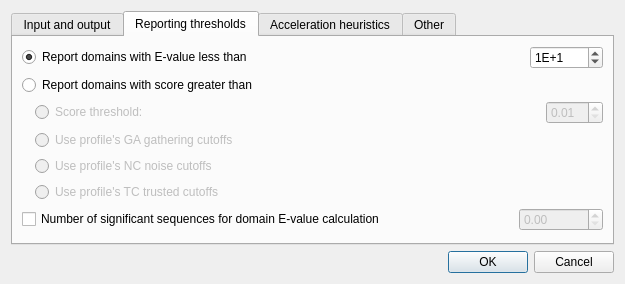
<?xml version="1.0" encoding="UTF-8"?>
<ui version="4.0">
 <class>HmmerSearchDialog</class>
 <widget class="QDialog" name="HmmerSearchDialog">
  <property name="geometry">
   <rect>
    <x>0</x>
    <y>0</y>
    <width>625</width>
    <height>371</height>
   </rect>
  </property>
  <property name="sizePolicy">
   <sizepolicy hsizetype="Preferred" vsizetype="Preferred">
    <horstretch>0</horstretch>
    <verstretch>0</verstretch>
   </sizepolicy>
  </property>
  <property name="windowTitle">
   <string>HMM3 Search</string>
  </property>
  <layout class="QVBoxLayout" name="verticalLayout_7">
   <property name="sizeConstraint">
    <enum>QLayout::SetMinAndMaxSize</enum>
   </property>
   <item>
    <widget class="QTabWidget" name="tabWidget">
     <property name="sizePolicy">
      <sizepolicy hsizetype="Expanding" vsizetype="Maximum">
       <horstretch>0</horstretch>
       <verstretch>0</verstretch>
      </sizepolicy>
     </property>
     <property name="sizeHint" stdset="0">
      <size>
       <width>447</width>
       <height>237</height>
      </size>
     </property>
     <property name="tabShape">
      <enum>QTabWidget::Rounded</enum>
     </property>
     <property name="currentIndex">
      <number>1</number>
     </property>
     <widget class="QWidget" name="inputAndOutputTab">
      <property name="sizePolicy">
       <sizepolicy hsizetype="Preferred" vsizetype="Preferred">
        <horstretch>0</horstretch>
        <verstretch>0</verstretch>
       </sizepolicy>
      </property>
      <attribute name="title">
       <string>Input and output</string>
      </attribute>
      <layout class="QVBoxLayout" name="verticalLayout_5">
       <property name="sizeConstraint">
        <enum>QLayout::SetMinAndMaxSize</enum>
       </property>
       <item>
        <layout class="QHBoxLayout" name="horizontalLayout_12">
         <item>
          <widget class="QLabel" name="queryHmmFileLabel">
           <property name="text">
            <string>Query HMM file:</string>
           </property>
          </widget>
         </item>
         <item>
          <widget class="QLineEdit" name="queryHmmFileEdit"/>
         </item>
         <item>
          <widget class="QToolButton" name="queryHmmFileToolButton">
           <property name="text">
            <string>...</string>
           </property>
          </widget>
         </item>
        </layout>
       </item>
       <item>
        <layout class="QVBoxLayout" name="verticalLayout_2">
         <property name="sizeConstraint">
          <enum>QLayout::SetMinAndMaxSize</enum>
         </property>
        </layout>
       </item>
      </layout>
     </widget>
     <widget class="QWidget" name="reportingTresholdsTab">
      <attribute name="title">
       <string>Reporting thresholds</string>
      </attribute>
      <layout class="QVBoxLayout" name="verticalLayout_3">
       <property name="sizeConstraint">
        <enum>QLayout::SetMinAndMaxSize</enum>
       </property>
       <item>
        <layout class="QHBoxLayout" name="horizontalLayout_3">
         <item>
          <widget class="QRadioButton" name="useEvalTresholdsButton">
           <property name="sizePolicy">
            <sizepolicy hsizetype="Expanding" vsizetype="Fixed">
             <horstretch>0</horstretch>
             <verstretch>0</verstretch>
            </sizepolicy>
           </property>
           <property name="text">
            <string>Report domains with E-value less than</string>
           </property>
           <property name="checked">
            <bool>true</bool>
           </property>
          </widget>
         </item>
         <item>
          <widget class="QSpinBox" name="domESpinBox">
           <property name="prefix">
            <string>1E+</string>
           </property>
           <property name="minimum">
            <number>-999</number>
           </property>
           <property name="maximum">
            <number>999</number>
           </property>
           <property name="value">
            <number>1</number>
           </property>
          </widget>
         </item>
        </layout>
       </item>
       <item>
        <widget class="QRadioButton" name="useScoreTresholdsButton">
         <property name="enabled">
          <bool>true</bool>
         </property>
         <property name="sizePolicy">
          <sizepolicy hsizetype="Expanding" vsizetype="Fixed">
           <horstretch>0</horstretch>
           <verstretch>0</verstretch>
          </sizepolicy>
         </property>
         <property name="text">
          <string>Report domains with score greater than</string>
         </property>
        </widget>
       </item>
       <item>
        <layout class="QHBoxLayout" name="horizontalLayout_4">
         <item>
          <spacer name="horizontalSpacer_2">
           <property name="orientation">
            <enum>Qt::Horizontal</enum>
           </property>
           <property name="sizeType">
            <enum>QSizePolicy::Fixed</enum>
           </property>
           <property name="sizeHint" stdset="0">
            <size>
             <width>13</width>
             <height>20</height>
            </size>
           </property>
          </spacer>
         </item>
         <item>
          <widget class="QRadioButton" name="useExplicitScoreTresholdButton">
           <property name="enabled">
            <bool>false</bool>
           </property>
           <property name="sizePolicy">
            <sizepolicy hsizetype="Expanding" vsizetype="Fixed">
             <horstretch>0</horstretch>
             <verstretch>0</verstretch>
            </sizepolicy>
           </property>
           <property name="text">
            <string>Score threshold:</string>
           </property>
          </widget>
         </item>
         <item>
          <widget class="QDoubleSpinBox" name="scoreTresholdDoubleSpin">
           <property name="enabled">
            <bool>false</bool>
           </property>
           <property name="minimum">
            <double>0.010000000000000</double>
           </property>
           <property name="value">
            <double>0.010000000000000</double>
           </property>
          </widget>
         </item>
        </layout>
       </item>
       <item>
        <layout class="QHBoxLayout" name="horizontalLayout_5">
         <item>
          <spacer name="horizontalSpacer_5">
           <property name="orientation">
            <enum>Qt::Horizontal</enum>
           </property>
           <property name="sizeType">
            <enum>QSizePolicy::Fixed</enum>
           </property>
           <property name="sizeHint" stdset="0">
            <size>
             <width>13</width>
             <height>20</height>
            </size>
           </property>
          </spacer>
         </item>
         <item>
          <widget class="QRadioButton" name="useGATresholdsButton">
           <property name="enabled">
            <bool>false</bool>
           </property>
           <property name="sizePolicy">
            <sizepolicy hsizetype="Expanding" vsizetype="Fixed">
             <horstretch>0</horstretch>
             <verstretch>0</verstretch>
            </sizepolicy>
           </property>
           <property name="text">
            <string>Use profile's GA gathering cutoffs</string>
           </property>
          </widget>
         </item>
        </layout>
       </item>
       <item>
        <layout class="QHBoxLayout" name="horizontalLayout_6">
         <item>
          <spacer name="horizontalSpacer_4">
           <property name="orientation">
            <enum>Qt::Horizontal</enum>
           </property>
           <property name="sizeType">
            <enum>QSizePolicy::Fixed</enum>
           </property>
           <property name="sizeHint" stdset="0">
            <size>
             <width>13</width>
             <height>20</height>
            </size>
           </property>
          </spacer>
         </item>
         <item>
          <widget class="QRadioButton" name="useNCTresholdsButton">
           <property name="enabled">
            <bool>false</bool>
           </property>
           <property name="sizePolicy">
            <sizepolicy hsizetype="Expanding" vsizetype="Fixed">
             <horstretch>0</horstretch>
             <verstretch>0</verstretch>
            </sizepolicy>
           </property>
           <property name="text">
            <string>Use profile's NC noise cutoffs</string>
           </property>
          </widget>
         </item>
        </layout>
       </item>
       <item>
        <layout class="QHBoxLayout" name="horizontalLayout_7">
         <item>
          <spacer name="horizontalSpacer_3">
           <property name="orientation">
            <enum>Qt::Horizontal</enum>
           </property>
           <property name="sizeType">
            <enum>QSizePolicy::Fixed</enum>
           </property>
           <property name="sizeHint" stdset="0">
            <size>
             <width>13</width>
             <height>20</height>
            </size>
           </property>
          </spacer>
         </item>
         <item>
          <widget class="QRadioButton" name="useTCTresholdsButton">
           <property name="enabled">
            <bool>false</bool>
           </property>
           <property name="text">
            <string>Use profile's TC trusted cutoffs</string>
           </property>
          </widget>
         </item>
        </layout>
       </item>
       <item>
        <layout class="QHBoxLayout" name="horizontalLayout_8">
         <item>
          <widget class="QCheckBox" name="domZCheckBox">
           <property name="sizePolicy">
            <sizepolicy hsizetype="Expanding" vsizetype="Fixed">
             <horstretch>0</horstretch>
             <verstretch>0</verstretch>
            </sizepolicy>
           </property>
           <property name="text">
            <string>Number of significant sequences for domain E-value calculation</string>
           </property>
          </widget>
         </item>
         <item>
          <widget class="QDoubleSpinBox" name="domZDoubleSpinBox">
           <property name="enabled">
            <bool>false</bool>
           </property>
           <property name="maximum">
            <double>999999999.000000000000000</double>
           </property>
          </widget>
         </item>
        </layout>
       </item>
       <item>
        <spacer name="verticalSpacer_2">
         <property name="orientation">
          <enum>Qt::Vertical</enum>
         </property>
         <property name="sizeHint" stdset="0">
          <size>
           <width>1</width>
           <height>1</height>
          </size>
         </property>
        </spacer>
       </item>
      </layout>
     </widget>
     <widget class="QWidget" name="accelarationHeuristicsTab">
      <attribute name="title">
       <string>Acceleration heuristics</string>
      </attribute>
      <layout class="QVBoxLayout" name="verticalLayout_4">
       <property name="sizeConstraint">
        <enum>QLayout::SetMinAndMaxSize</enum>
       </property>
       <item>
        <widget class="QCheckBox" name="nobiasCheckBox">
         <property name="sizePolicy">
          <sizepolicy hsizetype="Expanding" vsizetype="Fixed">
           <horstretch>0</horstretch>
           <verstretch>0</verstretch>
          </sizepolicy>
         </property>
         <property name="text">
          <string>Turn off composition bias filter</string>
         </property>
        </widget>
       </item>
       <item>
        <widget class="QCheckBox" name="nonull2CheckBox">
         <property name="sizePolicy">
          <sizepolicy hsizetype="Expanding" vsizetype="Fixed">
           <horstretch>0</horstretch>
           <verstretch>0</verstretch>
          </sizepolicy>
         </property>
         <property name="text">
          <string>Turn off biased composition score corrections</string>
         </property>
        </widget>
       </item>
       <item>
        <widget class="QCheckBox" name="maxCheckBox">
         <property name="sizePolicy">
          <sizepolicy hsizetype="Expanding" vsizetype="Fixed">
           <horstretch>0</horstretch>
           <verstretch>0</verstretch>
          </sizepolicy>
         </property>
         <property name="text">
          <string>Turn all heuristic filters off (less speed, more power)</string>
         </property>
        </widget>
       </item>
       <item>
        <layout class="QHBoxLayout" name="horizontalLayout_9">
         <item>
          <widget class="QLabel" name="f1Label">
           <property name="sizePolicy">
            <sizepolicy hsizetype="Expanding" vsizetype="Preferred">
             <horstretch>0</horstretch>
             <verstretch>0</verstretch>
            </sizepolicy>
           </property>
           <property name="text">
            <string>MSV filter threshold:</string>
           </property>
          </widget>
         </item>
         <item>
          <widget class="QDoubleSpinBox" name="f1DoubleSpinBox">
           <property name="decimals">
            <number>5</number>
           </property>
           <property name="minimum">
            <double>-999999999.000000000000000</double>
           </property>
           <property name="maximum">
            <double>999999999.000000000000000</double>
           </property>
           <property name="value">
            <double>0.020000000000000</double>
           </property>
          </widget>
         </item>
        </layout>
       </item>
       <item>
        <layout class="QHBoxLayout" name="horizontalLayout_10">
         <item>
          <widget class="QLabel" name="f2Label">
           <property name="sizePolicy">
            <sizepolicy hsizetype="Expanding" vsizetype="Preferred">
             <horstretch>0</horstretch>
             <verstretch>0</verstretch>
            </sizepolicy>
           </property>
           <property name="text">
            <string>Viterbi filter threshold:</string>
           </property>
          </widget>
         </item>
         <item>
          <widget class="QDoubleSpinBox" name="f2DoubleSpinBox">
           <property name="decimals">
            <number>5</number>
           </property>
           <property name="minimum">
            <double>-999999999.000000000000000</double>
           </property>
           <property name="maximum">
            <double>999999999.000000000000000</double>
           </property>
          </widget>
         </item>
        </layout>
       </item>
       <item>
        <layout class="QHBoxLayout" name="horizontalLayout_11">
         <item>
          <widget class="QLabel" name="f3Label">
           <property name="sizePolicy">
            <sizepolicy hsizetype="Expanding" vsizetype="Preferred">
             <horstretch>0</horstretch>
             <verstretch>0</verstretch>
            </sizepolicy>
           </property>
           <property name="text">
            <string>Forward filter threshold:</string>
           </property>
          </widget>
         </item>
         <item>
          <widget class="QDoubleSpinBox" name="f3DoubleSpinBox">
           <property name="decimals">
            <number>5</number>
           </property>
           <property name="minimum">
            <double>-999999999.000000000000000</double>
           </property>
           <property name="maximum">
            <double>999999999.000000000000000</double>
           </property>
          </widget>
         </item>
        </layout>
       </item>
       <item>
        <spacer name="verticalSpacer_3">
         <property name="orientation">
          <enum>Qt::Vertical</enum>
         </property>
         <property name="sizeHint" stdset="0">
          <size>
           <width>1</width>
           <height>1</height>
          </size>
         </property>
        </spacer>
       </item>
      </layout>
     </widget>
     <widget class="QWidget" name="otherTab">
      <attribute name="title">
       <string>Other</string>
      </attribute>
      <layout class="QVBoxLayout" name="verticalLayout">
       <property name="sizeConstraint">
        <enum>QLayout::SetMinAndMaxSize</enum>
       </property>
       <item>
        <layout class="QVBoxLayout" name="verticalLayout_6">
         <property name="sizeConstraint">
          <enum>QLayout::SetMinAndMaxSize</enum>
         </property>
         <item>
          <layout class="QHBoxLayout" name="horizontalLayout_15">
           <item>
            <widget class="QLabel" name="seedLabel">
             <property name="sizePolicy">
              <sizepolicy hsizetype="Expanding" vsizetype="Preferred">
               <horstretch>0</horstretch>
               <verstretch>0</verstretch>
              </sizepolicy>
             </property>
             <property name="text">
              <string>Random generator seed</string>
             </property>
            </widget>
           </item>
           <item>
            <widget class="QSpinBox" name="seedSpinBox">
             <property name="maximum">
              <number>999999999</number>
             </property>
             <property name="value">
              <number>42</number>
             </property>
            </widget>
           </item>
          </layout>
         </item>
         <item>
          <layout class="QHBoxLayout" name="horizontalLayout_16">
           <item>
            <spacer name="horizontalSpacer">
             <property name="orientation">
              <enum>Qt::Horizontal</enum>
             </property>
             <property name="sizeType">
              <enum>QSizePolicy::Fixed</enum>
             </property>
             <property name="sizeHint" stdset="0">
              <size>
               <width>10</width>
               <height>20</height>
              </size>
             </property>
            </spacer>
           </item>
           <item>
            <widget class="QLabel" name="seedAddLabel">
             <property name="sizePolicy">
              <sizepolicy hsizetype="Expanding" vsizetype="Preferred">
               <horstretch>0</horstretch>
               <verstretch>0</verstretch>
              </sizepolicy>
             </property>
             <property name="text">
              <string>* 0 means that one-time arbitrary seed will be used</string>
             </property>
            </widget>
           </item>
          </layout>
         </item>
        </layout>
       </item>
       <item>
        <spacer name="verticalSpacer_6">
         <property name="orientation">
          <enum>Qt::Vertical</enum>
         </property>
         <property name="sizeHint" stdset="0">
          <size>
           <width>1</width>
           <height>1</height>
          </size>
         </property>
        </spacer>
       </item>
      </layout>
     </widget>
    </widget>
   </item>
   <item>
    <widget class="QDialogButtonBox" name="buttonBox">
     <property name="standardButtons">
      <set>QDialogButtonBox::Cancel|QDialogButtonBox::Ok</set>
     </property>
    </widget>
   </item>
  </layout>
 </widget>
 <resources/>
 <connections/>
</ui>
